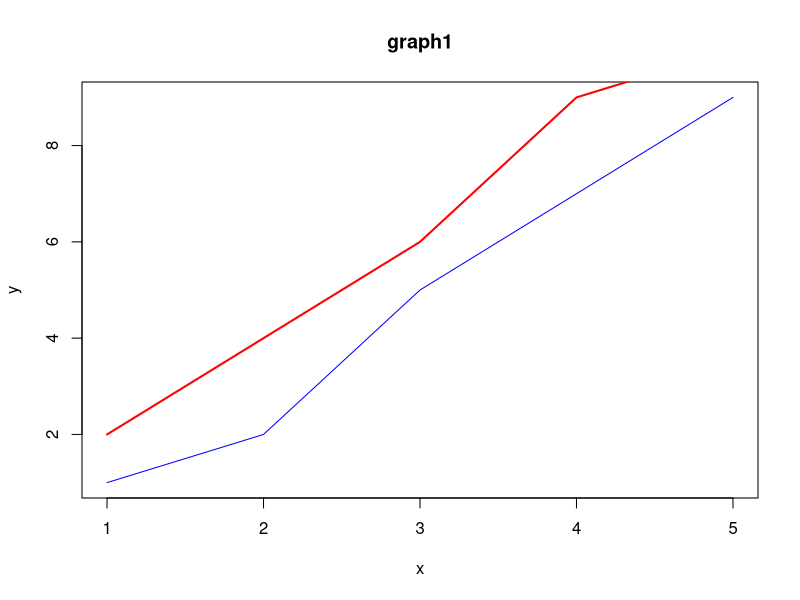

Generate this figure with R:
name <- 2
name2 <- 5

fruits <- c("apple", "banana", "orange")

productof2 <- function(x, y) {
  return(x * y)
}


# run function
productof2(name, name2)

testing <- function() {
  line2 <- c(2, 4, 6, 9, 10)
  line1 <- c(1, 2, 5, 7, 9)
  plot(line1, type = "l", main = "graph1", col = "blue", xlab = "x", ylab = "y")
  lines(line2, col = "red", type = "l", lwd = 2)
}
testing()


# a function that takes in a list of numbers
# and returns the sum of all the numbers in the list
list1 <- list(1, 2, 3, 4, 5)
sumoflist <- function(list) {
  sum <- 0
  for (i in list) {
    sum <- sum + i
  }
  return(sum)
}
sumoflist(list1)